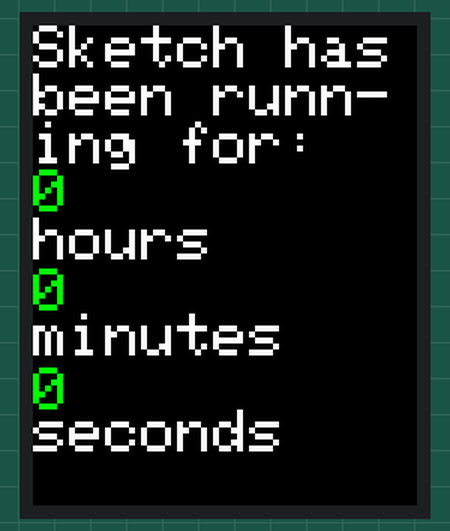
A sketch run on a simulated Arduino Uno, built with avr-gcc and run on an emulated ATmega328P. On the bench: 128×160 colour display. What the sketch prints to the serial monitor is not drawn.

Above: at 0.3 s.
At 4.3 s:
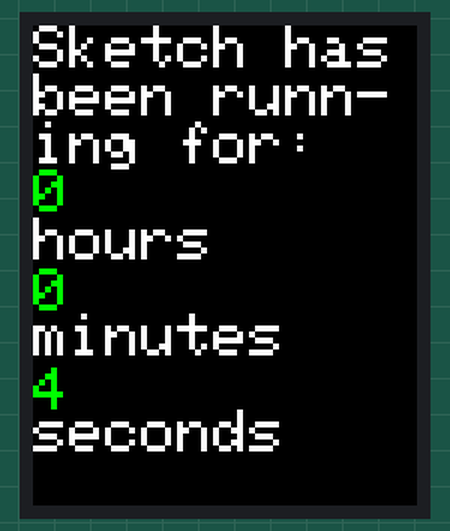
At 9.3 s:
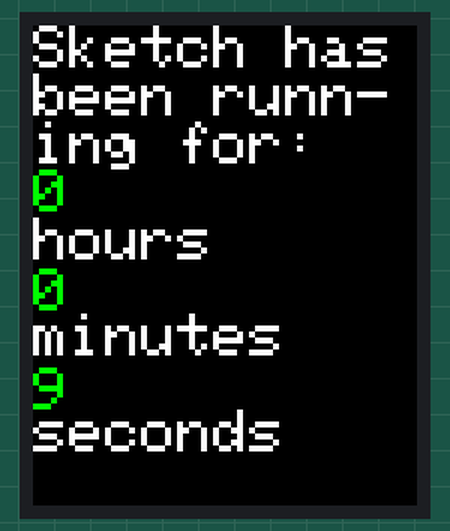
At 19.4 s:
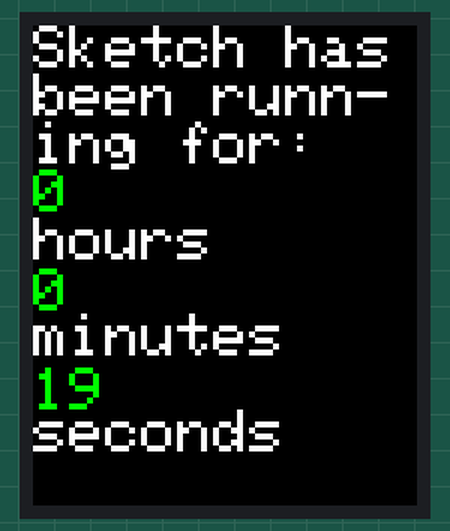
At 28.4 s:
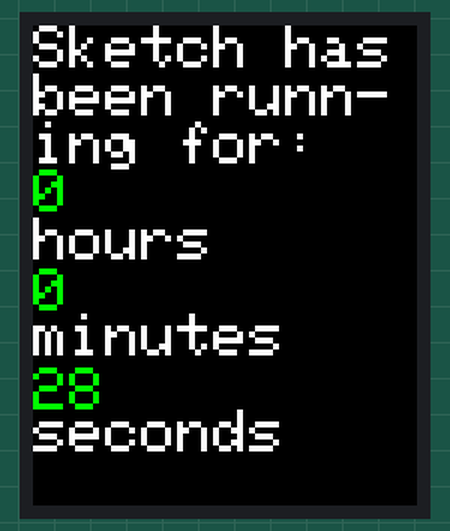
At 38.5 s:
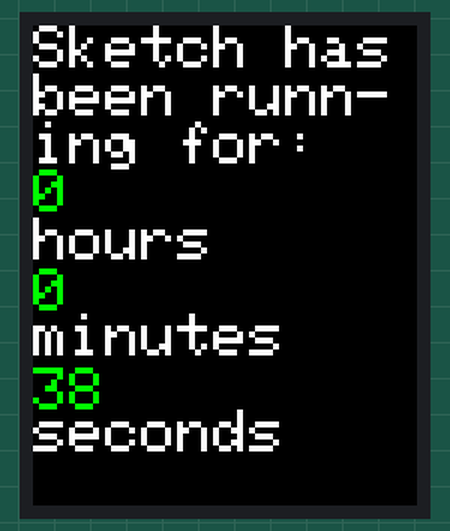

Measured:
- what the display in image 1 shows lasts 1.0 s, from 4.2 s to 5.2 s

The sketch:

screenDemo.ino
```cpp
#include <Adafruit_GFX.h>    // Core graphics library
#include <Adafruit_ST7735.h> // Hardware-specific library
#include <SPI.h>

#define TFT_CS     10
#define TFT_RST    0
#define TFT_DC     8

Adafruit_ST7735 tft = Adafruit_ST7735(TFT_CS,  TFT_DC, TFT_RST);

void setup(void) {
  Serial.begin(9600);
  Serial.print("Program starting...");

  tft.initR(INITR_BLACKTAB); // initialize a ST7735S chip, black tab
  tft.fillScreen(ST7735_BLACK);
  Serial.println("Initialized screen");

  // monitor time!
  initPrintTime();
  Serial.println("done");
}

void loop() {
  printTime();
  delay(1000);
}

void initPrintTime() {
  tft.setTextWrap(true);
  tft.fillScreen(ST7735_BLACK);
  tft.setTextColor(ST7735_WHITE);
  tft.setCursor(0, 0);
  tft.setTextSize(2);

  tft.println("Sketch has");
  tft.println("been runn-");
  tft.println("ing for:");
  tft.println();
  tft.println("hours");
  tft.println();
  tft.println("minutes");
  tft.println();
  tft.print("seconds");
  tft.setTextColor(ST7735_GREEN);
}

void printTime() {
  tft.setCursor(0, 48);
  tft.fillRect(0, 48, tft.width(), 14, ST7735_BLACK);
  tft.print((millis() / 1000) / 3600);

  tft.setCursor(0, 81);
  tft.fillRect(0, 81, tft.width(), 14, ST7735_BLACK);
  tft.print((millis() / 1000) / 60);

  tft.setCursor(0, 114);
  tft.fillRect(0, 114, tft.width(), 14, ST7735_BLACK);
  tft.print(millis() / 1000);
}
```
